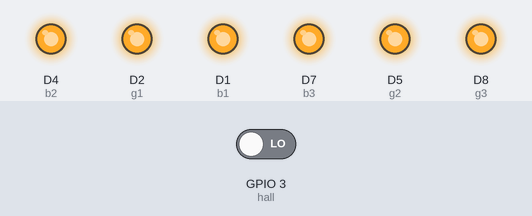
Recording of a sketch running on a simulated ESP8266 (NodeMCU). Shown: output pins drawn as LEDs (lit = HIGH). The test bench sets the inputs (shaded band); at power-on: GPIO 3 (hall) LOW. Pins used as bus, display or sensor lines are not drawn.

Above: at 1.2 s.
1.3 s: GPIO 3 (hall) driven HIGH
At 1.6 s:
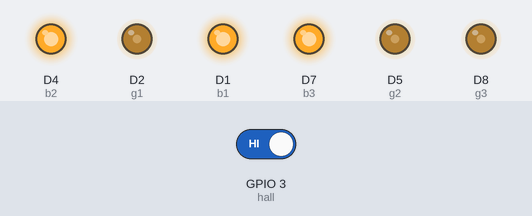
2.8 s: GPIO 3 (hall) driven LOW
At 4.2 s:
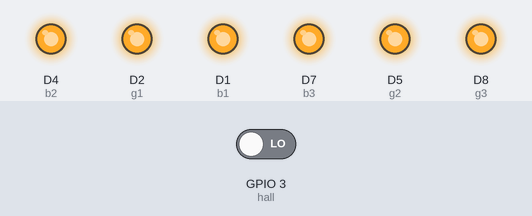
Timing chart, 0 to 5.8 s (numbered marks = the images above; inputs shaded):
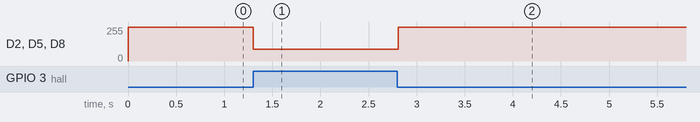

The sketch:

lamp_code.ino
```cpp
int hall = D9;
int r1 = D0;
int b1 = D1;
int g1 = D2;
int r2 = D3;
int b2 = D4;
int g2 = D5;
int r3 = D6;
int b3 = D7;
int g3 = D8;
int threshold = 2000;

const int NUM_LEDS = 3;

int red[NUM_LEDS] = {r1, r2, r3};
int blue[NUM_LEDS] = {b1, b2, b3};
int green[NUM_LEDS] = {g1, g2, g3};

void setup() {
  // put your setup code here, to run once:
pinMode(hall, INPUT);

pinMode(r1, OUTPUT);
pinMode(b1, OUTPUT);
pinMode(g1, OUTPUT);

pinMode(r2, OUTPUT);
pinMode(b2, OUTPUT);
pinMode(g2, OUTPUT);

pinMode(r3, OUTPUT);
pinMode(b3, OUTPUT);
pinMode(g3, OUTPUT);

for (int i=0; i<NUM_LEDS; i++){
    digitalWrite(red[i], HIGH);
    digitalWrite(blue[i], HIGH);
    digitalWrite(green[i], HIGH);
  }
}

void turn_all(int r, int g, int b){
  for (int i=0; i<NUM_LEDS; i++){
    analogWrite(red[i], r);
    analogWrite(green[i], g);
    analogWrite(blue[i], b);
  }
}

void loop() {

  // put your main code here, to run repeatedly:
  int hall_val = digitalRead(hall);
  if (!hall_val){
    turn_all(255, 255, 255);
  }
  else{
    turn_all(0, 90, 255);
  }

  delay(10);

}
```

Measured:
- after the input at 1.3 s, D2 (g1), D5 (g2), D8 (g3): 255/255 → 90/255 at once
- after the input at 2.8 s, D2 (g1), D5 (g2), D8 (g3): 90/255 → 255/255 at once
